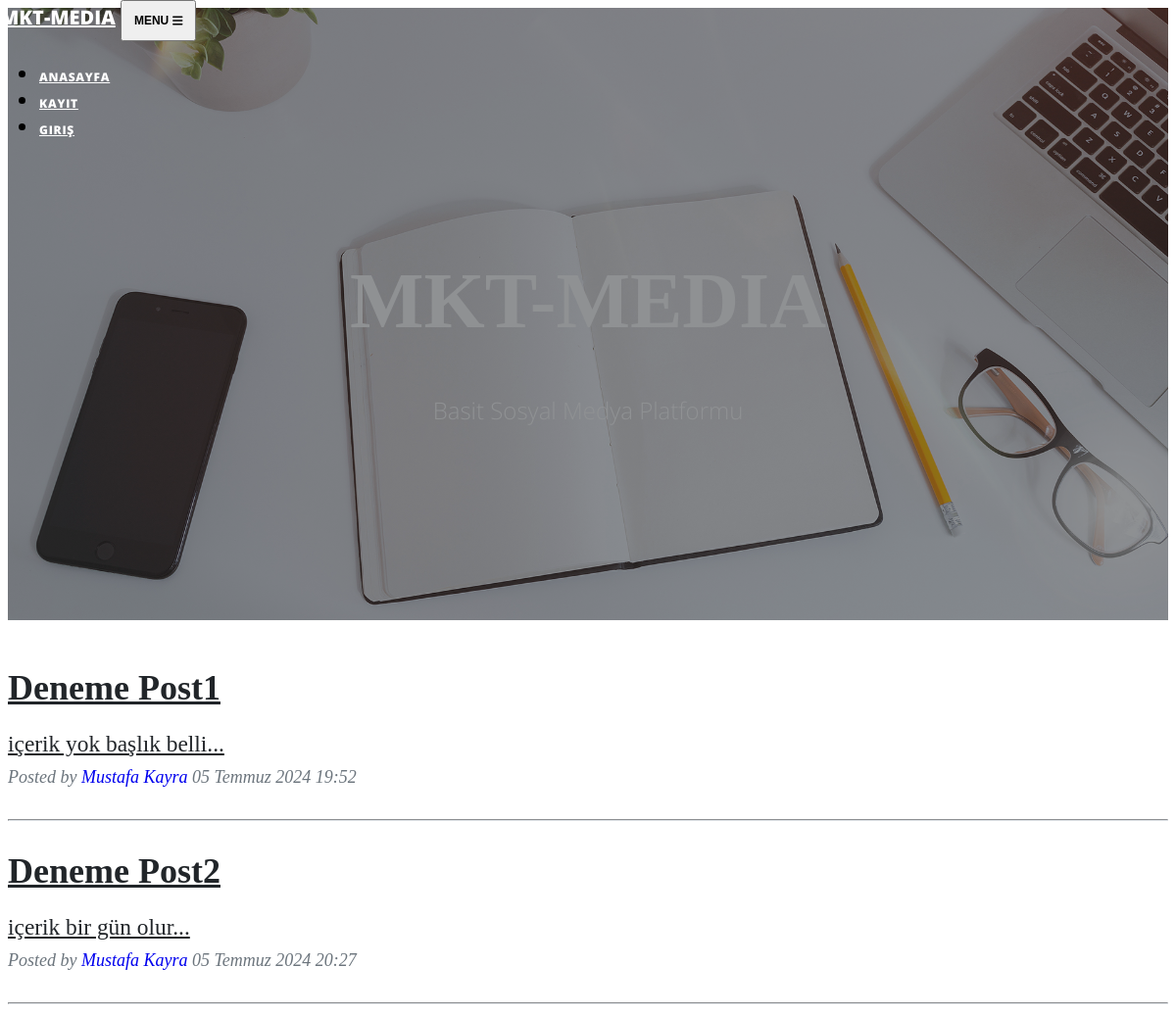
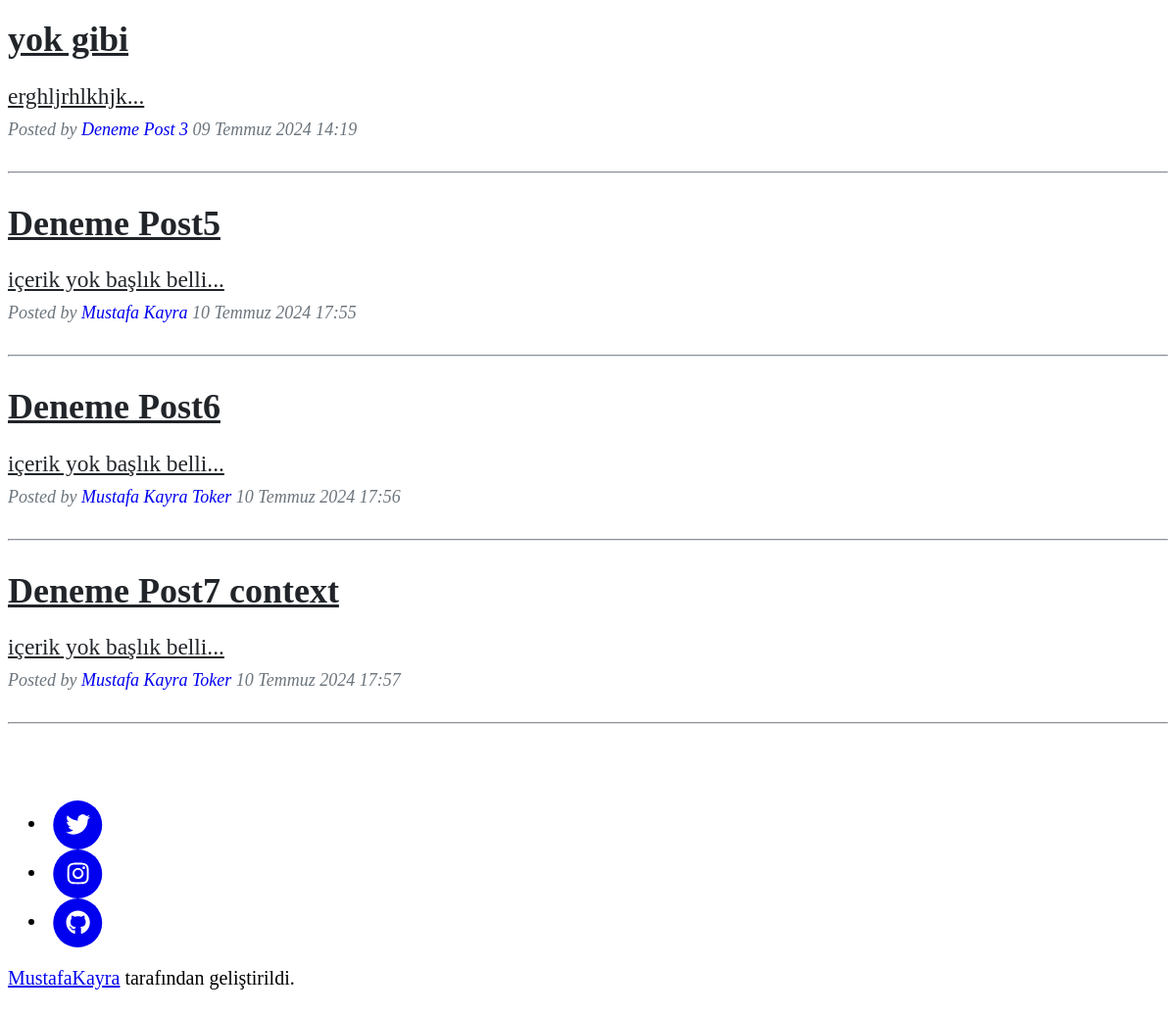
The app's page /, older data (2 pictures, top to bottom).
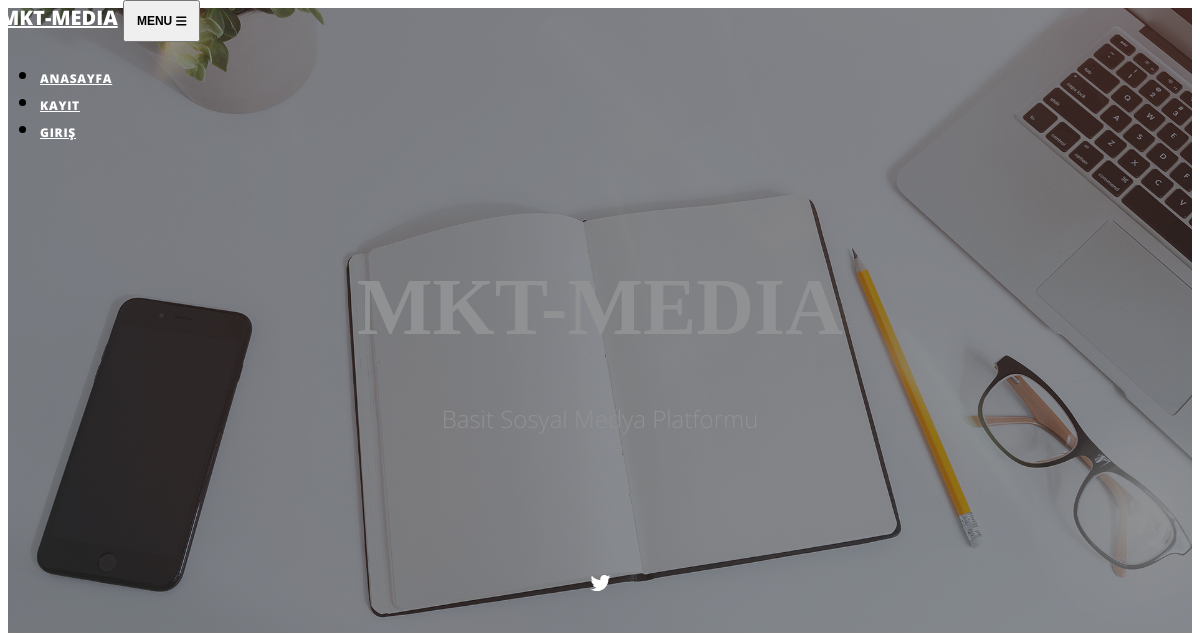
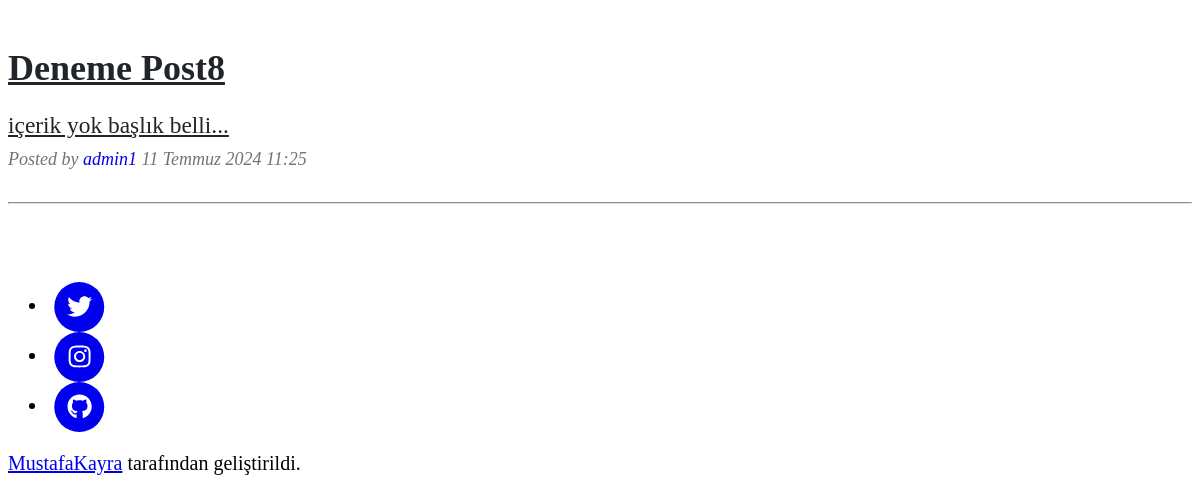
The same page, newer data (2 pictures, top to bottom).
### post/models.py (models this page shows, shortened)
class Post(models.Model):
    author = models.CharField(max_length=30,null=False,blank=False)
    title = models.CharField(max_length=100,null=False,blank=False)
    content = models.TextField(null=False,blank=False)
    email = models.CharField(max_length=50)
    date = models.DateTimeField(auto_now_add=True)
    slug = models.SlugField(null=False,blank=True,unique=True,db_index=True)
    def get_summary(self):
        return self.content[:30] + '...'

### post/views.py (the view)
# urls.py: path('',views.index,name="index"),
def index(request):
    posts = Post.objects.all()
    context = {
        "posts":posts
    }
    return render(request,"index.html",context)

### templates/index.html (shortened to what this page needs)
{% extends "base.html" %}
{% load static %}
{% block body %}
        <header class="masthead" style="background-image: url('{% static 'img/home-bg.jpg' %}')">
            <div class="container position-relative px-4 px-lg-5">
                <div class="row gx-4 gx-lg-5 justify-content-center">
                    <div class="col-md-10 col-lg-8 col-xl-7">
                        <div class="site-heading">
                            <h1>MKT-MEDIA</h1>
                            <span class="subheading">Basit Sosyal Medya Platformu</span>
                        </div>
                    </div>
                </div>
            </div>
        </header>
        {% for post in posts %}
        <div class="container px-4 px-lg-5">
            <div class="row gx-4 gx-lg-5 justify-content-center">
                <div class="col-md-10 col-lg-8 col-xl-7">
                    <div class="post-preview">
                        <a href="{% url 'postdetail' post.slug %}">
                            <h2 class="post-title">{{post.title}}</h2>
                            <h3 class="post-subtitle">{{post.get_summary}}</h3>
                        </a>
                        <p class="post-meta">
                            Posted by
                            <a href="#!">{{post.author}}</a>
                            {{post.date}}
                        </p>
                    </div>
                    <hr class="my-4" />
                </div>
            </div>
        </div>
        {% endfor %}
{% endblock body %}

### templates/base.html (shortened to what this page needs)
{% load static %}
<!DOCTYPE html>
<html lang="en">
    <head>
        <link href="{% static 'styles.css' %}" rel="stylesheet" />
    </head>
    <body>
        <nav class="navbar navbar-expand-lg navbar-light" id="mainNav">
            <div class="container px-4 px-lg-5">
                <a class="navbar-brand" href="/">MKT-MEDIA</a>
                <button class="navbar-toggler" type="button" data-bs-toggle="collapse" data-bs-target="#navbarResponsive" aria-controls="navbarResponsive" aria-expanded="false" aria-label="Toggle navigation">
                    Menu
                    <i class="fas fa-bars"></i>
                </button>
                <div class="collapse navbar-collapse" id="navbarResponsive">
                {% if request.user.is_authenticated %}
                    <ul class="navbar-nav ms-auto py-4 py-lg-0">
                        <li class="nav-item"><a class="nav-link px-lg-3 py-3 py-lg-4" href="/">Anasayfa</a></li>
                        <li class="nav-item"><a class="nav-link px-lg-3 py-3 py-lg-4" href="{% url 'about' %}">Hakkımızda</a></li>
                        <li class="nav-item"><a class="nav-link px-lg-3 py-3 py-lg-4" href="{% url 'dashboard' %}">Gönderi</a></li>
                        <li class="nav-item"><a class="nav-link px-lg-3 py-3 py-lg-4" href="{% url 'register' %}">Kayıt</a></li>
                        <li class="nav-item"><a class="nav-link px-lg-3 py-3 py-lg-4" href="{% url 'profile' request.user.id %}">{{ request.user }}</a></li>
                        <li class="nav-item"><a class="nav-link px-lg-3 py-3 py-lg-4" href="{% url 'logout' %}">Çıkış</a></li>
                    </ul>
                {% else %}
                    <ul class="navbar-nav ms-auto py-4 py-lg-0">
                        <li class="nav-item"><a class="nav-link px-lg-3 py-3 py-lg-4" href="/">Anasayfa</a></li>
                        <li class="nav-item"><a class="nav-link px-lg-3 py-3 py-lg-4" href="{% url 'register' %}">Kayıt</a></li>
                        <li class="nav-item"><a class="nav-link px-lg-3 py-3 py-lg-4" href="{% url 'login' %}">Giriş</a></li>
                    </ul>
                {% endif %}
                </div>
            </div>
        </nav>
        {% block body %}
        {% endblock body %}
        <footer class="border-top">
            <div class="container px-4 px-lg-5">
                <div class="row gx-4 gx-lg-5 justify-content-center">
                    <div class="col-md-10 col-lg-8 col-xl-7">
                        <ul class="list-inline text-center">
                            <li class="list-inline-item">
                                <a href="https://startbootstrap.com/theme/clean-blog" target="_blank">
                                    <span class="fa-stack fa-lg">
                                        <i class="fas fa-circle fa-stack-2x"></i>
                                        <i class="fab fa-twitter fa-stack-1x fa-inverse"><a href="https://startbootstrap.com/theme/clean-blog" target="_blank"></a></i>
                                    </span>
                                </a>
                            </li>
                            <li class="list-inline-item">
                                <a href="https://www.instagram.com/itsrkayra/" target="_blank">
                                    <span class="fa-stack fa-lg">
                                        <i class="fas fa-circle fa-stack-2x"></i>
                                        <i class="fab fa-instagram -f fa-stack-1x fa-inverse"></i>
                                    </span>
                                </a>
                            </li>
                            <li class="list-inline-item">
                                <a href="https://github.com/MustafaKayra" target="_blank">
                                    <span class="fa-stack fa-lg">
                                        <i class="fas fa-circle fa-stack-2x"></i>
                                        <i class="fab fa-github fa-stack-1x fa-inverse"></i>
                                    </span>
                                </a>
                            </li>
                        </ul>
                        <div class="small text-center text-muted fst-italic"><a href="https://github.com/MustafaKayra" target="_blank">MustafaKayra</a> tarafından geliştirildi.</div>
                    </div>
                </div>
            </div>
        </footer>
    </body>
</html>

### static/styles.css (style rules this page uses)
body { font-size: 1.25rem; }
hr { border-color: #dee2e6; opacity: 1; }
p { margin: 2rem 0; }
p a { text-decoration: underline; }
#mainNav { position: absolute; top: 0; left: 0; right: 0; z-index: 1030; border-bottom: 1px solid #dee2e6; background-color: #fff; font-family: "Open Sans", -apple-system, BlinkMacSystemFont, "Segoe UI", Roboto, "Helvetica Neue", Arial, sans-serif, "Apple Color Emoji", "Segoe UI Emoji", "Segoe UI Symbol", "Noto Color Emoji"; }
#mainNav .navbar-brand { font-weight: 800; }
#mainNav .navbar-toggler { font-size: 0.75rem; font-weight: 800; padding: 0.75rem; text-transform: uppercase; }
#mainNav .navbar-nav > li.nav-item > a.nav-link { font-size: 0.75rem; font-weight: 800; letter-spacing: 0.0625em; text-transform: uppercase; }
@media (min-width: 992px) { #mainNav { border-bottom: 1px solid transparent; background: transparent; } }
@media (min-width: 992px) { #mainNav .navbar-brand { color: #fff; } }
@media (min-width: 992px) { #mainNav .navbar-nav > li.nav-item > a.nav-link { color: #fff; } }
@media (min-width: 992px) { #mainNav { transition: background-color 0.2s; transform: translate3d(0, 0, 0); -webkit-backface-visibility: hidden; backface-visibility: hidden; } }
footer { padding-top: 3rem; padding-bottom: 3rem; }
header.masthead { position: relative; margin-bottom: 3rem; padding-top: calc(8rem + 57px); padding-bottom: 8rem; background: no-repeat center center; background-color: #6c757d; background-size: cover; background-attachment: scroll; }
header.masthead:before { content: ""; position: absolute; top: 0; left: 0; right: 0; bottom: 0; background-color: #212529; opacity: 0.5; }
header.masthead .page-heading, header.masthead .post-heading, header.masthead .site-heading { color: #fff; }
header.masthead .page-heading, header.masthead .site-heading { text-align: center; }
header.masthead .page-heading h1, header.masthead .page-heading .h1, header.masthead .site-heading h1, header.masthead .site-heading .h1 { font-size: 3rem; }
header.masthead .page-heading .subheading, header.masthead .site-heading .subheading { font-size: 1.5rem; font-weight: 300; line-height: 1.1; display: block; margin-top: 0.625rem; font-family: "Open Sans", -apple-system, BlinkMacSystemFont, "Segoe UI", Roboto, "Helvetica Neue", Arial, sans-serif, "Apple Color Emoji", "Segoe UI Emoji", "Segoe UI Symbol", "Noto Color Emoji"; }
@media (min-width: 992px) { header.masthead { padding-top: 12.5rem; padding-bottom: 12.5rem; } }
@media (min-width: 992px) { header.masthead .page-heading h1, header.masthead .page-heading .h1, header.masthead .site-heading h1, header.masthead .site-heading .h1 { font-size: 5rem; } }
.post-preview > a { color: #212529; }
.post-preview > a > .post-title { font-size: 1.875rem; margin-top: 1.875rem; margin-bottom: 0.625rem; }
.post-preview > a > .post-subtitle { font-weight: 300; margin-bottom: 0.625rem; }
.post-preview > .post-meta { font-size: 1.125rem; font-style: italic; margin-top: 0; color: #6c757d; }
.post-preview > .post-meta > a { text-decoration: none; }
@media (min-width: 992px) { .post-preview > a > .post-title { font-size: 2.25rem; } }

Row changes from the older to the newer data that the page shows:
removed Post: title "Deneme Post2", get_summary "içerik bir gün olur...", author "Mustafa Kayra", date "05 Temmuz 2024 20:27"
removed Post: title "yok gibi", get_summary "erghljrhlkhjk...", author "Deneme Post 3", date "09 Temmuz 2024 14:19"
removed Post: title "Deneme Post5", get_summary "içerik yok başlık belli...", author "Mustafa Kayra", date "10 Temmuz 2024 17:55"
removed Post: title "Deneme Post6", get_summary "içerik yok başlık belli...", author "Mustafa Kayra Toker", date "10 Temmuz 2024 17:56"
removed Post: title "Deneme Post7 context", get_summary "içerik yok başlık belli...", author "Mustafa Kayra Toker", date "10 Temmuz 2024 17:57"
changed Post "içerik yok başlık belli...": title "Deneme Post1" → "Deneme Post8"; author "Mustafa Kayra" → "admin1"; date "05 Temmuz 2024 19:52" → "11 Temmuz 2024 11:25"
